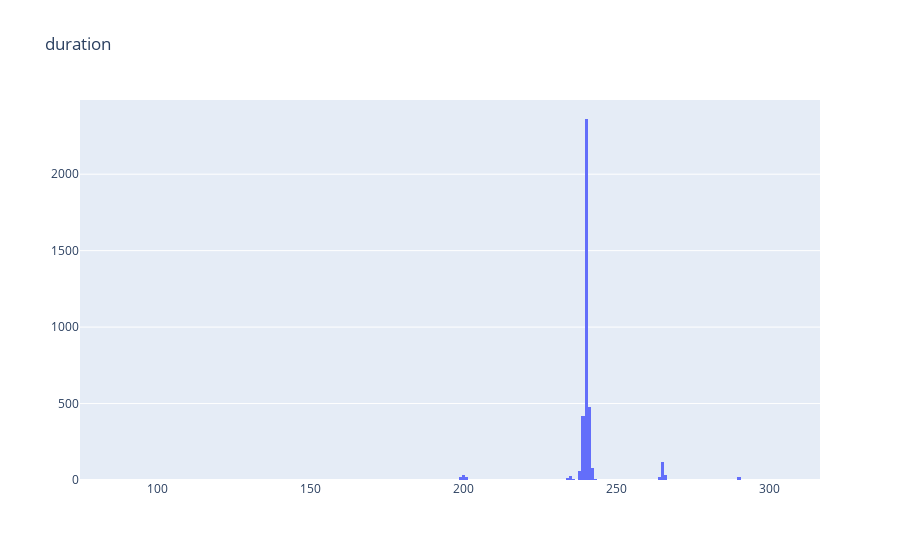
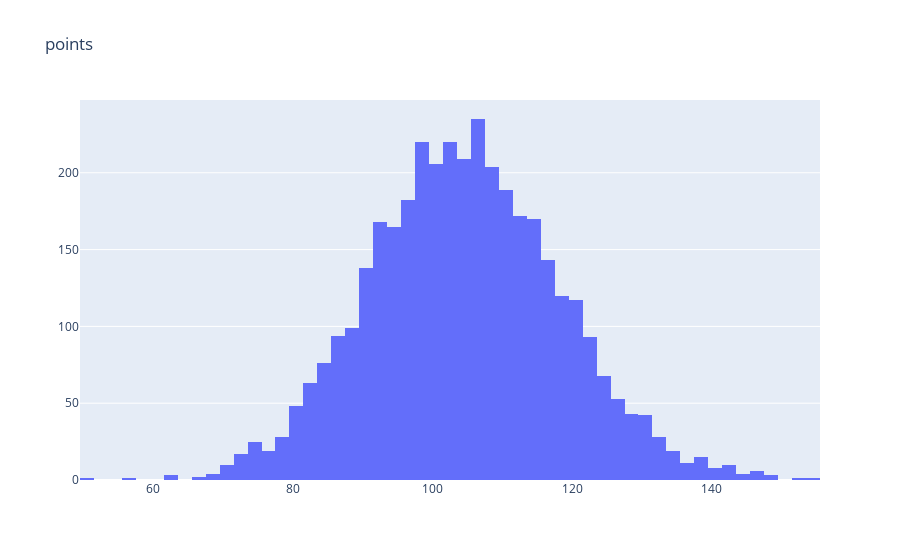
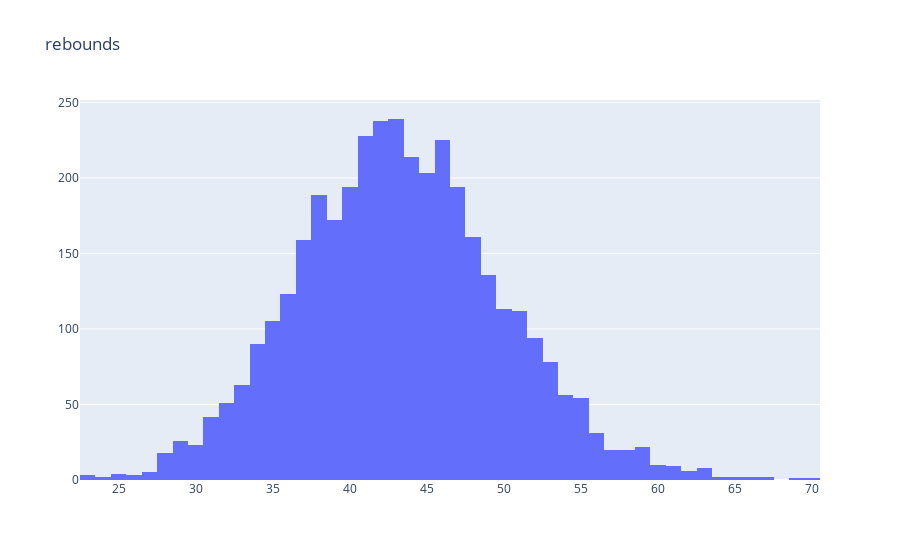
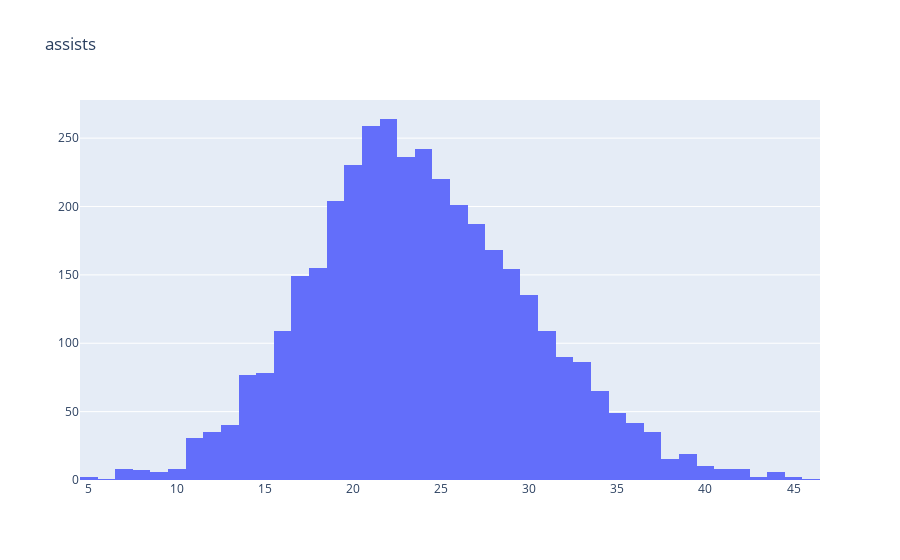

These figures' notebook cell, in order:
### Code cell
targets = ['duration', 'points', 'rebounds', 'assists', 'steals', 'blocks',
       'turnovers']
for col in targets:
    fig = go.Figure(data = go.Histogram(x=teams_matches_df[col]))
    fig.layout.update(title=col)
    fig.show()

### Figure 1 — Plotly figure (JSON) as saved in the notebook; plotly's stock layout.template omitted (floating-point values rounded to 4 significant figures; data arrays with more than 128 entries replaced by an {"elided": "..."} marker saying what was removed)
{"data": [{"type": "histogram", "x": {"elided": "3753 int values"}}], "layout": {"title": {"text": "duration"}}}

### Figure 2 — Plotly figure (JSON) as saved in the notebook; plotly's stock layout.template omitted (floating-point values rounded to 4 significant figures; data arrays with more than 128 entries replaced by an {"elided": "..."} marker saying what was removed)
{"data": [{"type": "histogram", "x": {"elided": "3753 int values"}}], "layout": {"title": {"text": "points"}}}

### Figure 3 — Plotly figure (JSON) as saved in the notebook; plotly's stock layout.template omitted (floating-point values rounded to 4 significant figures; data arrays with more than 128 entries replaced by an {"elided": "..."} marker saying what was removed)
{"data": [{"type": "histogram", "x": {"elided": "3753 int values"}}], "layout": {"title": {"text": "rebounds"}}}

### Figure 4 — Plotly figure (JSON) as saved in the notebook; plotly's stock layout.template omitted (floating-point values rounded to 4 significant figures; data arrays with more than 128 entries replaced by an {"elided": "..."} marker saying what was removed)
{"data": [{"type": "histogram", "x": {"elided": "3753 int values"}}], "layout": {"title": {"text": "assists"}}}
